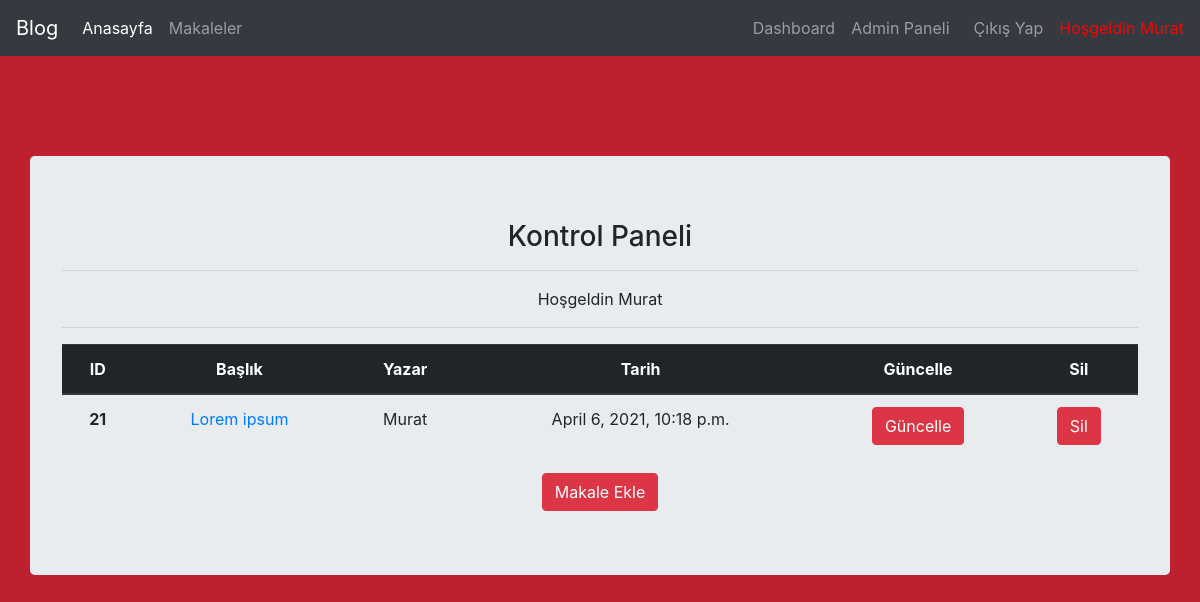
Page /articles/dashboard/ (signed in) on the earlier database version.
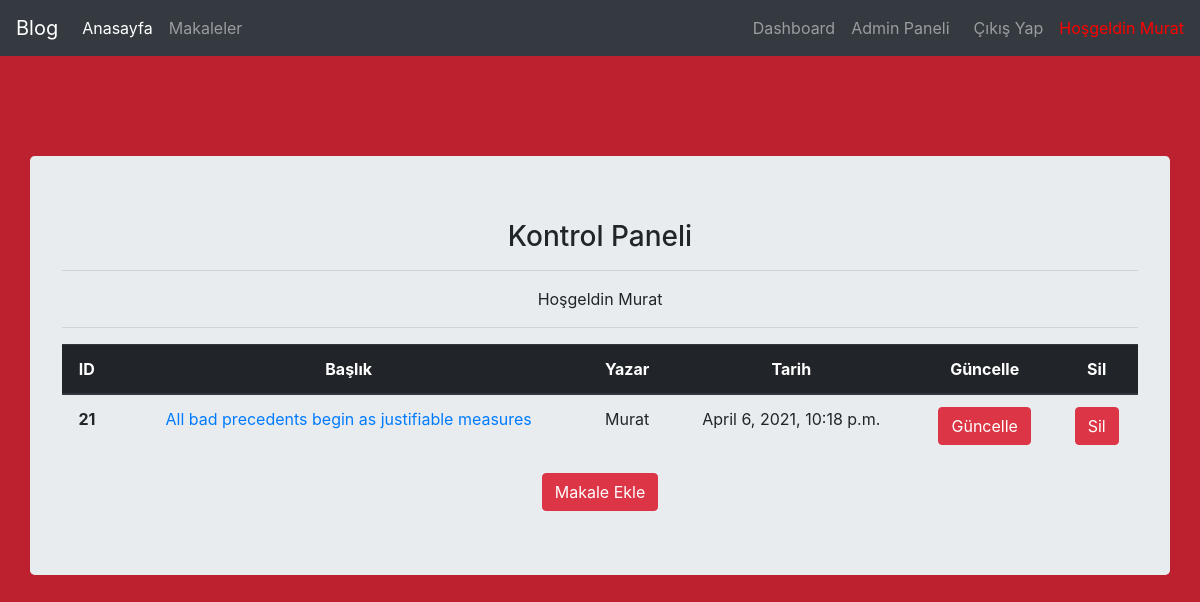
Same page on the later database version.
### article/models.py (models this page shows, shortened)
class Article(models.Model):
    author=models.ForeignKey("auth.User",on_delete=models.CASCADE,verbose_name="Yazar")
    title=models.CharField(max_length=50,verbose_name="Başlık")
    content=RichTextField()
    created_date=models.DateTimeField(auto_now_add=True,verbose_name="Oluşturulma Tarihi")
    article_image=models.FileField(blank=True,null=True,verbose_name="Makale Fotoğraf Ekleyin")

### article/views.py (the view)
# urls.py: path('dashboard/',views.dashboard,name="dashboard"),
@login_required(login_url="user:login")
def dashboard(request):
    articles=Article.objects.filter(author=request.user)
    return render(request,"dashboard.html",{"articles":articles})

### templates/dashboard.html
{% extends 'layout.html' %}
{% block body %}
<h3>Kontrol Paneli</h3>
<hr>
<p>Hoşgeldin {{request.user.username}}</p>
<hr>
{% if articles %}
    <table class="table">
    <thead class="thead-dark">
        <tr>
        <th scope="col">ID</th>
        <th scope="col">Başlık</th>
        <th scope="col">Yazar</th>
        <th scope="col">Tarih</th>
        <th scope="col">Güncelle</th>
        <th scope="col">Sil</th>
        </tr>
    </thead>
    <tbody>
        {% for article in articles  %}
        <tr>
        <th scope="row">{{article.id}}</th>
        <td><a href="{% url "article:detail" article.id %}">{{article.title}}</a></td>
        <td>{{article.author}}</td>
        <td>{{article.created_date}}</td>
        <td><a href="{% url "article:update" article.id %}" class = "btn btn-danger">Güncelle</a></td>
        <td><a href="{% url "article:delete" article.id %} "class = "btn btn-danger">Sil</a></td>
        </tr>
        {% endfor %}
    </tbody>
    </table>
{% else %}
<div class="alert alert-danger"> Henüz makaleniz yok</div>
{% endif %}
<a class="btn btn-danger" href="{% url "article:addarticle" %}">Makale Ekle</a>
{% endblock body %}

Differences in the rows shown:
changed Article "Murat": title "Lorem ipsum" → "All bad precedents begin as justifiable measures"
